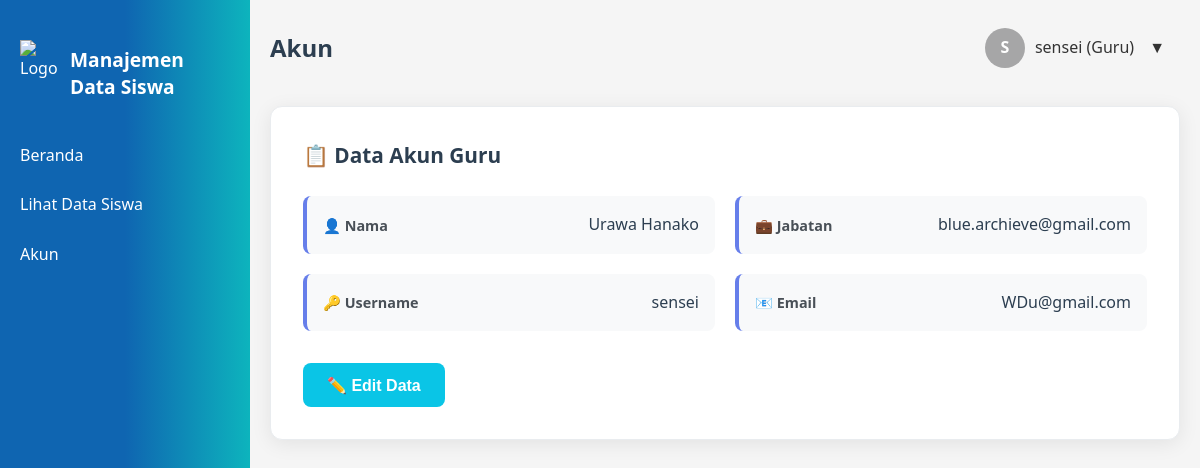
The page /akun_guru.php (signed in) on the database its author committed.
### tables this page shows
CREATE TABLE `guru` (
  `nama` varchar(40) NOT NULL,
  `jabatan` varchar(30) NOT NULL,
  `id_guru` int(11) NOT NULL,
  `id_akun` int(11) NOT NULL
);

CREATE TABLE `akun` (
  `role` enum('siswa','guru','admin') NOT NULL,
  `password` varchar(40) NOT NULL,
  `username` varchar(40) NOT NULL,
  `email` varchar(40) NOT NULL,
  `id_akun` int(11) NOT NULL
);

### akun_guru.php (the view, shortened to what this page needs)
<?php
$conn = new mysqli("localhost", "root", "", "mandis");
$username = $_SESSION['username'];
$role = $_SESSION['role'];
$id_guru = intval($_SESSION['id_guru']);
$query = "SELECT g.*, a.username, a.email
          FROM guru g
          JOIN akun a ON g.id_akun = a.id_akun
          WHERE g.id_guru = ?";
$stmt = $conn->prepare($query);
$stmt->bind_param("i", $id_guru);
$stmt->execute();
$result = $stmt->get_result();
$guru = $result->fetch_assoc();
$initials = '';
if (!empty($_SESSION['username'])) {
    $nameParts = explode(' ', $_SESSION['username']);
    foreach ($nameParts as $part) {
        if ($part !== '') {
            $initials .= strtoupper(substr($part, 0, 1));
        }
    }
}
?>
<!DOCTYPE html>
<html lang="id">
<head>
    <link rel="stylesheet" href="akun_guru.css">
</head>
<body>
<div class="container">
    <div class="sidebar" id="sidebar">
        <div class="sidebar-header">
            <img src="./img/logos.png" alt="Logo M" class="logo">
            <h3><br>Manajemen<br>Data Siswa</h3>
        </div>
        <a href="beranda_guru.php">Beranda</a>
        <a href="lihat_dokumen.php">Lihat Data Siswa</a>
        <a href="akun_guru.php">Akun</a>
    </div>
    <div class="main">
        <div class="topbar">
            <h2>Akun</h2>
            <div class="dropdown">
                <div class="profile" onclick="toggleDropdown()">
                    <div class="user-avatar" id='userAvatar'><?= $initials ?></div>
                    <span><?= htmlspecialchars($username) ?> (<?= ucfirst($role) ?>)</span>
                    <span style="margin-left: 5px;">▼</span>
                </div>
            </div>
        </div>
        <div class="guru-card">
            <h2>📋 Data Akun Guru</h2>
            <div class="guru-info">
                <div class="info-item">
                    <div class="info-label">👤 Nama</div>
                    <div class="info-value"><?= htmlspecialchars($guru['nama']) ?></div>
                </div>
                <div class="info-item">
                    <div class="info-label">💼 Jabatan</div>
                    <div class="info-value"><?= htmlspecialchars($guru['jabatan']) ?></div>
                </div>
                <div class="info-item">
                    <div class="info-label">🔑 Username</div>
                    <div class="info-value"><?= htmlspecialchars($guru['username']) ?></div>
                </div>
                <div class="info-item">
                    <div class="info-label">📧 Email</div>
                    <div class="info-value"><?= htmlspecialchars($guru['email']) ?></div>
                </div>
            </div>
            <button class="edit-btn" onclick="openEditModal()">✏️ Edit Data</button>
        </div>
    </div>
</div>
</body>
</html>

### akun_guru.css (style rules this page uses)
* { box-sizing: border-box; margin: 0; padding: 0; }
body { font-family: "Segoe UI", Tahoma, Geneva, Verdana, sans-serif; background-color: #f5f5f5; color: #333; line-height: 1.6; }
.container { display: flex; flex-direction: column; min-height: 100vh; }
.logo { width: 40px; height: 40px; object-fit: contain; }
.sidebar { width: 250px; background: linear-gradient(to right, #0f65b1 50%, #0db4bd 100%); color: white; padding: 20px; position: fixed; height: 100vh; left: 0; top: 0; z-index: 1000; transition: transform 0.3s ease; }
.sidebar-header { display: flex; align-items: center; gap: 10px; margin-bottom: 30px; }
.sidebar h3 { font-size: 1.2em; line-height: 1.4; }
.sidebar a { display: block; color: white; padding: 12px 0; text-decoration: none; transition: all 0.3s; }
.main { flex: 1; padding: 20px; margin-left: 250px; transition: margin 0.3s ease; }
.topbar { display: flex; justify-content: space-between; align-items: center; margin-bottom: 30px; flex-wrap: wrap; }
.topbar h2 { margin: 0; color: #2c3e50; font-size: 1.5rem; font-weight: 600; }
.dropdown { position: relative; display: inline-block; }
.profile { display: flex; align-items: center; gap: 10px; cursor: pointer; padding: 8px 15px; border-radius: 4px; transition: background-color 0.3s; min-height: 44px; }
.user-avatar { width: 40px; height: 40px; border-radius: 50%; background: #a6a6a7; display: flex; align-items: center; justify-content: center; color: white; font-weight: bold; }
.guru-card { background: white; border-radius: 12px; padding: 2rem; margin-bottom: 2rem; box-shadow: 0 4px 20px rgba(0, 0, 0, 0.08); border: 1px solid #e9ecef; }
.guru-card h2 { margin: 0 0 1.5rem 0; color: #2c3e50; font-size: 1.3rem; font-weight: 600; display: flex; align-items: center; gap: 0.5rem; }
.guru-info { display: grid; grid-template-columns: repeat(2, 1fr); gap: 1.25rem; margin-bottom: 2rem; }
.info-item { display: flex; justify-content: space-between; align-items: center; padding: 1rem; background: #f8f9fa; border-radius: 8px; border-left: 4px solid #667eea; }
.info-label { font-weight: 600; color: #495057; font-size: 0.9rem; display: flex; align-items: center; gap: 0.5rem; flex: 0 0 120px; }
.info-value { color: #2c3e50; font-size: 1rem; font-weight: 500; word-break: break-word; flex: 1; text-align: right; }
.edit-btn { background: #0ac5e6; color: white; border: none; padding: 0.75rem 1.5rem; border-radius: 8px; cursor: pointer; font-weight: 600; font-size: 1rem; transition: all 0.2s; display: flex; align-items: center; gap: 0.5rem; min-height: 44px; justify-content: center; }
.sidebar, .mobile-header, .modal, .dropdown-content, .overlay { transition: all 0.3s cubic-bezier(0.4, 0, 0.2, 1); }

### rows shown on the page
guru: nama "Urawa Hanako", jabatan "blue.archieve@gmail.com", id_akun.username "sensei", id_akun.email "WDu@gmail.com"

### other values the page prints
$initials "S"
$username "sensei"
$role "Guru"
